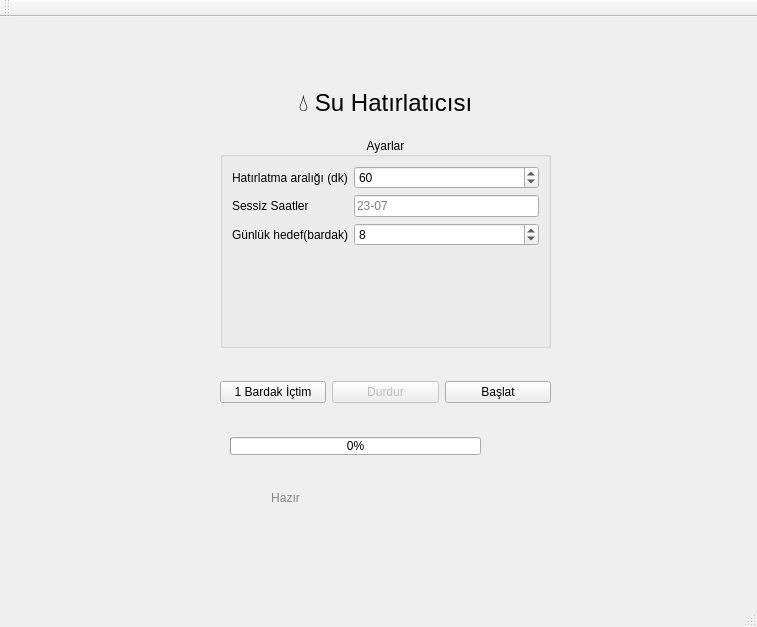
<?xml version="1.0" encoding="UTF-8"?>
<ui version="4.0">
 <class>MainWindow</class>
 <widget class="QMainWindow" name="MainWindow">
  <property name="geometry">
   <rect>
    <x>0</x>
    <y>0</y>
    <width>757</width>
    <height>627</height>
   </rect>
  </property>
  <property name="windowTitle">
   <string>MainWindow</string>
  </property>
  <widget class="QWidget" name="centralwidget">
   <widget class="QGroupBox" name="groupBox">
    <property name="geometry">
     <rect>
      <x>220</x>
      <y>120</y>
      <width>331</width>
      <height>211</height>
     </rect>
    </property>
    <property name="sizePolicy">
     <sizepolicy hsizetype="Fixed" vsizetype="Preferred">
      <horstretch>0</horstretch>
      <verstretch>0</verstretch>
     </sizepolicy>
    </property>
    <property name="maximumSize">
     <size>
      <width>400</width>
      <height>16777215</height>
     </size>
    </property>
    <property name="title">
     <string>Ayarlar</string>
    </property>
    <property name="alignment">
     <set>Qt::AlignCenter</set>
    </property>
    <layout class="QVBoxLayout" name="verticalLayout_2">
     <item>
      <layout class="QFormLayout" name="formLayout">
       <property name="horizontalSpacing">
        <number>6</number>
       </property>
       <property name="verticalSpacing">
        <number>6</number>
       </property>
       <item row="1" column="0">
        <widget class="QLabel" name="labelInterval">
         <property name="text">
          <string>Hatırlatma aralığı (dk)</string>
         </property>
        </widget>
       </item>
       <item row="1" column="1">
        <widget class="QSpinBox" name="spinInterval">
         <property name="minimum">
          <number>5</number>
         </property>
         <property name="maximum">
          <number>90</number>
         </property>
         <property name="value">
          <number>60</number>
         </property>
        </widget>
       </item>
       <item row="2" column="0">
        <widget class="QLabel" name="SessizSaatler">
         <property name="text">
          <string>Sessiz Saatler</string>
         </property>
        </widget>
       </item>
       <item row="2" column="1">
        <widget class="QLineEdit" name="editQuiet">
         <property name="placeholderText">
          <string>23-07</string>
         </property>
        </widget>
       </item>
       <item row="3" column="0">
        <widget class="QLabel" name="Gunlukhedef">
         <property name="text">
          <string>Günlük hedef(bardak)</string>
         </property>
        </widget>
       </item>
       <item row="3" column="1">
        <widget class="QSpinBox" name="spinGoal">
         <property name="minimum">
          <number>1</number>
         </property>
         <property name="maximum">
          <number>24</number>
         </property>
         <property name="value">
          <number>8</number>
         </property>
        </widget>
       </item>
      </layout>
     </item>
    </layout>
   </widget>
   <widget class="QLabel" name="lbTitle">
    <property name="geometry">
     <rect>
      <x>230</x>
      <y>60</y>
      <width>311</width>
      <height>51</height>
     </rect>
    </property>
    <property name="maximumSize">
     <size>
      <width>400</width>
      <height>300</height>
     </size>
    </property>
    <property name="font">
     <font>
      <pointsize>18</pointsize>
     </font>
    </property>
    <property name="text">
     <string>💧 Su Hatırlatıcısı</string>
    </property>
    <property name="alignment">
     <set>Qt::AlignCenter</set>
    </property>
   </widget>
   <widget class="QLabel" name="lblStatus">
    <property name="geometry">
     <rect>
      <x>230</x>
      <y>460</y>
      <width>111</width>
      <height>41</height>
     </rect>
    </property>
    <property name="styleSheet">
     <string notr="true">color: rgb(133, 133, 133);
</string>
    </property>
    <property name="text">
     <string>Hazır</string>
    </property>
    <property name="alignment">
     <set>Qt::AlignCenter</set>
    </property>
   </widget>
   <widget class="QProgressBar" name="progress">
    <property name="geometry">
     <rect>
      <x>230</x>
      <y>420</y>
      <width>251</width>
      <height>18</height>
     </rect>
    </property>
    <property name="maximum">
     <number>8</number>
    </property>
    <property name="value">
     <number>0</number>
    </property>
   </widget>
   <widget class="QWidget" name="horizontalLayoutWidget">
    <property name="geometry">
     <rect>
      <x>220</x>
      <y>350</y>
      <width>331</width>
      <height>51</height>
     </rect>
    </property>
    <layout class="QHBoxLayout" name="horizontalLayout">
     <item>
      <widget class="QPushButton" name="btnAddCup">
       <property name="text">
        <string>1 Bardak İçtim</string>
       </property>
      </widget>
     </item>
     <item>
      <widget class="QPushButton" name="btnStop">
       <property name="enabled">
        <bool>false</bool>
       </property>
       <property name="text">
        <string>Durdur</string>
       </property>
      </widget>
     </item>
     <item>
      <widget class="QPushButton" name="btnStart">
       <property name="text">
        <string>Başlat</string>
       </property>
      </widget>
     </item>
    </layout>
   </widget>
  </widget>
  <widget class="QMenuBar" name="menubar">
   <property name="geometry">
    <rect>
     <x>0</x>
     <y>0</y>
     <width>757</width>
     <height>18</height>
    </rect>
   </property>
  </widget>
  <widget class="QStatusBar" name="statusbar"/>
  <widget class="QToolBar" name="toolBar">
   <property name="windowTitle">
    <string>toolBar</string>
   </property>
   <attribute name="toolBarArea">
    <enum>TopToolBarArea</enum>
   </attribute>
   <attribute name="toolBarBreak">
    <bool>false</bool>
   </attribute>
  </widget>
 </widget>
 <resources/>
 <connections/>
</ui>
